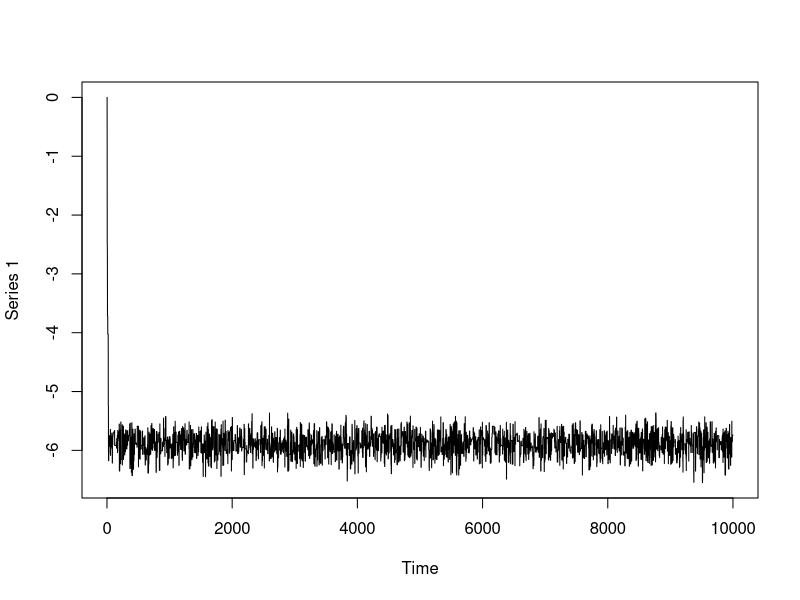
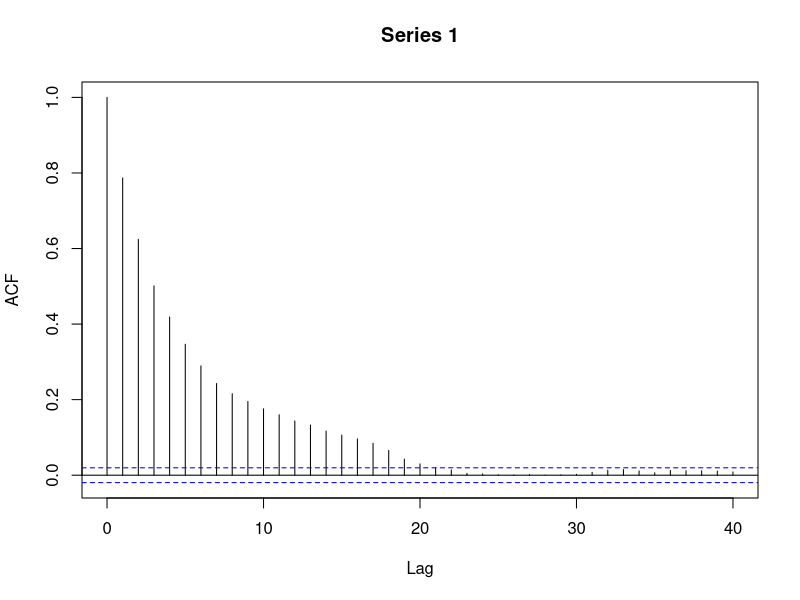

Generate these figures, in order, with R: (Note: this script raises an error after producing the figures.)
## ---- chunk 1
dados <- data.frame(
  t = rexp(100, rate = 1/100), 
  ev = as.numeric(runif(100) > 0.7)
)
## ---- chunk 2
L <- function(param, dados){
  # para evitar problemas de espaço vou usar o log do parametro no mcmc
  # por isso o exponencio no início
  theta <- exp(param)
  
  ver <- ifelse(
    dados$ev == 1, 
    yes = dexp(dados$t, theta, log = T),  # isso é f(t)
    no  = pexp(dados$t, theta, log.p = T, lower.tail = F) # lower tail=F indica S(t)
  )
  #cat(sum(is.na(ver)))
  ver <- ifelse(is.nan(ver), -Inf, ver)
  ver <- ifelse(ver == Inf, 0, ver)
  sum(ver)
}
## ---- chunk 3
priori <- function(param){
  theta <- param
  theta <- dnorm(theta, mean = 0, sd = 1000, log = T)
  theta
}
## ---- chunk 4
posteriori <- function(param, dados){
  priori(param) + L(param, dados)
}
## ---- chunk 5
library(mcmc)
out <- metrop(posteriori, initial = 0, nbatch = 10000, dados = dados)
## ---- chunk 6
out$accept
## ---- chunk 7
plot(ts(out$batch))
## ---- chunk 8
acf(out$batch)
## ---- chunk 9
out2 <- metrop(out, nbatch = 5000, nspac = 30, dados = dados)
## ---- chunk 10
mean(exp(out2$batch))
## ---- chunk 11
mod <- survreg(Surv(t, ev) ~ 1, data = dados, dist = "exp")
summary(mod)
## ---- chunk 12
exp(mod$coefficients)
